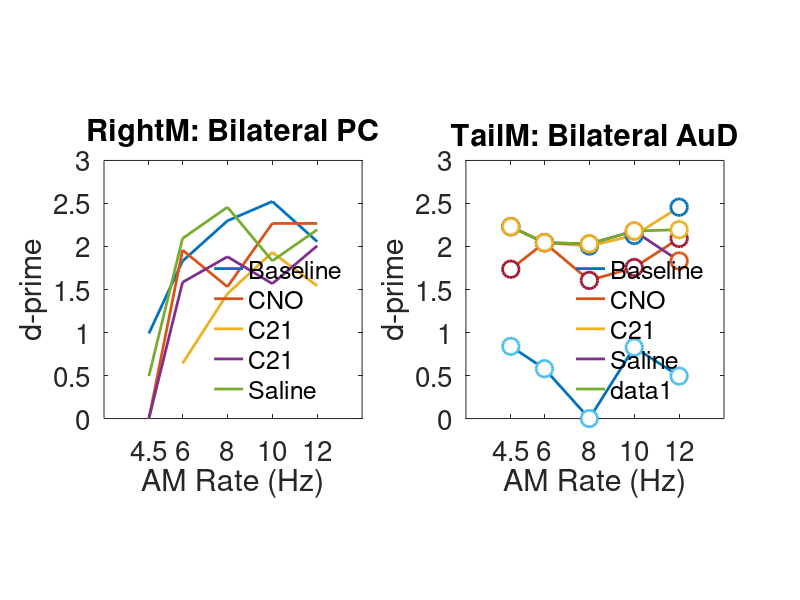

MATLAB code to generate this figure:
function PlotDREADDsBehavior
clear all
close all
clc

ID      =   '265045';
AMRate  =   [4.5 6 8 10 12];
DP(1,:) =   [0.9892	1.8308	2.2983	2.5233	2.0567];
DP(2,:) =   [0	1.9581	1.5314	2.2678	2.2678];
DP(3,:) =   [NaN	0.6412	1.4508	1.9318	1.5415];
DP(4,:) =   [0	1.5839	1.8812	1.5673	2.0081];
DP(5,:) =   [0.4936	2.0938	2.4571	1.8323	2.1952];

figure(1)
subplot(1,2,1)
h       =   plot(AMRate',DP','-','LineWidth',2);
hold on
% plot(AMRate',DP','o','MarkerSize',12,'MarkerFaceColor','w','LineWidth',2);
set(gca,'FontSize',20)
title('RightM: Bilateral PC')
set(gca,'XTick',AMRate,'XTickLabel',AMRate)
xlabel('AM Rate (Hz)')
ylabel('d-prime')
axis square
xlim([2.5 14])
ylim([0 3])
legend(h,'Baseline','CNO','C21','C21','Saline')
legend(h,'Location','SouthEast')
legend('boxoff')

ID      =   '2650457';
AMRate  =   [4.5 6 8 10 12];
DP(1,:) =   [0.839	1.736	2.2305	2.2305	2.2305];
DP(2,:) =   [0.5793	2.0442	2.0442	2.0442	2.0442];
DP(3,:) =   [0	1.606	2.0052	2.0302	2.0302];
DP(4,:) =   [0.8285	1.7557	2.1283	2.1799	2.1799];

figure(1)
subplot(1,2,2)
h       =   plot(AMRate,DP,'-','LineWidth',2);
hold on
plot(AMRate,DP,'o','MarkerSize',12,'MarkerFaceColor','w','LineWidth',2);
set(gca,'FontSize',20)
title('TailM: Bilateral AuD')
set(gca,'XTick',AMRate,'XTickLabel',AMRate)
xlabel('AM Rate (Hz)')
ylabel('d-prime')
axis square
xlim([2.5 14])
ylim([0 3])
legend(h,'Baseline','CNO','C21','Saline')
legend(h,'Location','SouthEast')
legend('boxoff')